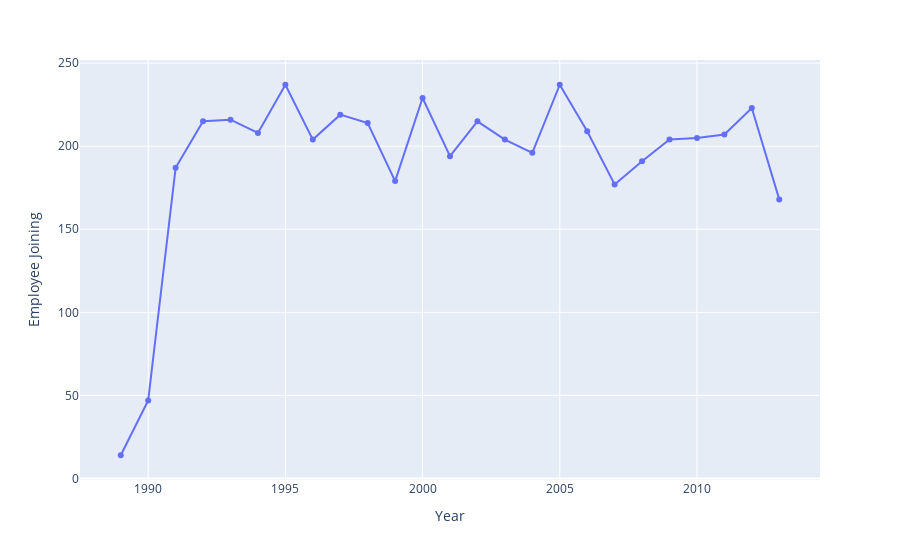

The cell this chart's notebook holds for it:
### Markdown cell above
Setelah mempersiapkan data, kita dapat membuat visualisasi interaktif. Untuk membuat line plot, kita dapat menggunakan fungsi `.line()`, dengan parameter:
- `data_frame`: dataframe yang digunakan
- `x`: kolom untuk sumbu x
- `y`: kolom untuk sumbu y
- `markers`: (`True`/`False`) memunculkan titik data
- `labels`: custom label sesuai nama kolom

### Code cell
import plotly.express as px

# px.line
plot_join = px.line(df_join, x='join_year', y='join_count', markers=True,
                     labels = {
                         'join_year' : 'Year',
                         'join_count' : 'Employee Joining'})

plot_join

### Figure 1 — Plotly figure (JSON) as saved in the notebook; plotly's stock layout.template omitted (floating-point values rounded to 4 significant figures)
{"data": [{"hovertemplate": "Year=%{x}<br>Employee Joining=%{y}<extra></extra>", "legendgroup": "", "line": {"color": "#636efa", "dash": "solid"}, "marker": {"symbol": "circle"}, "mode": "markers+lines", "name": "", "orientation": "v", "showlegend": false, "type": "scatter", "x": [1989, 1990, 1991, 1992, 1993, 1994, 1995, 1996, 1997, 1998, 1999, 2000, 2001, 2002, 2003, 2004, 2005, 2006, 2007, 2008, 2009, 2010, 2011, 2012, 2013], "xaxis": "x", "y": [14, 47, 187, 215, 216, 208, 237, 204, 219, 214, 179, 229, 194, 215, 204, 196, 237, 209, 177, 191, 204, 205, 207, 223, 168], "yaxis": "y"}], "layout": {"legend": {"tracegroupgap": 0}, "margin": {"t": 60}, "xaxis": {"anchor": "y", "domain": [0, 1], "title": {"text": "Year"}}, "yaxis": {"anchor": "x", "domain": [0, 1], "title": {"text": "Employee Joining"}}}}
